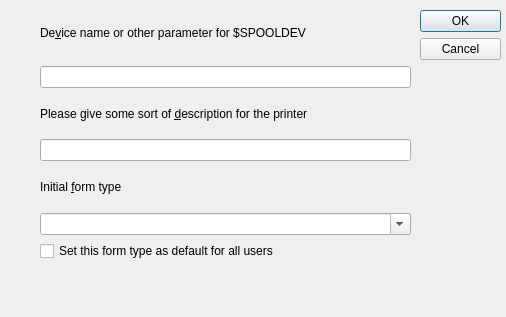
<?xml version="1.0" encoding="UTF-8"?>
<ui version="4.0">
 <class>otherinstdlg</class>
 <widget class="QDialog" name="otherinstdlg">
  <property name="geometry">
   <rect>
    <x>0</x>
    <y>0</y>
    <width>506</width>
    <height>317</height>
   </rect>
  </property>
  <property name="windowTitle">
   <string>Install device 3rd party driver</string>
  </property>
  <widget class="QDialogButtonBox" name="buttonBox">
   <property name="geometry">
    <rect>
     <x>420</x>
     <y>10</y>
     <width>81</width>
     <height>181</height>
    </rect>
   </property>
   <property name="orientation">
    <enum>Qt::Vertical</enum>
   </property>
   <property name="standardButtons">
    <set>QDialogButtonBox::Cancel|QDialogButtonBox::Ok</set>
   </property>
  </widget>
  <widget class="QWidget" name="layoutWidget">
   <property name="geometry">
    <rect>
     <x>40</x>
     <y>20</y>
     <width>371</width>
     <height>241</height>
    </rect>
   </property>
   <layout class="QVBoxLayout" name="verticalLayout">
    <item>
     <widget class="QLabel" name="label">
      <property name="text">
       <string>De&amp;vice name or other parameter for $SPOOLDEV
</string>
      </property>
      <property name="buddy">
       <cstring>devname</cstring>
      </property>
     </widget>
    </item>
    <item>
     <widget class="QLineEdit" name="devname">
      <property name="toolTip">
       <string>This is what will be quoted using $SPOOLDEV and appear in
screen displays as &lt;dev&gt; or [dev] maybe to distinguish
similar printers.</string>
      </property>
      <property name="maxLength">
       <number>29</number>
      </property>
     </widget>
    </item>
    <item>
     <widget class="QLabel" name="label_2">
      <property name="text">
       <string>Please give some sort of &amp;description for the printer</string>
      </property>
      <property name="buddy">
       <cstring>description</cstring>
      </property>
     </widget>
    </item>
    <item>
     <widget class="QLineEdit" name="description">
      <property name="toolTip">
       <string>This should be a helpful description of the printer</string>
      </property>
      <property name="maxLength">
       <number>41</number>
      </property>
     </widget>
    </item>
    <item>
     <widget class="QLabel" name="label_3">
      <property name="text">
       <string>Initial &amp;form type</string>
      </property>
      <property name="buddy">
       <cstring>formtype</cstring>
      </property>
     </widget>
    </item>
    <item>
     <widget class="QComboBox" name="formtype">
      <property name="toolTip">
       <string>Specify the initial form type for the printer</string>
      </property>
      <property name="editable">
       <bool>true</bool>
      </property>
     </widget>
    </item>
    <item>
     <widget class="QCheckBox" name="setdef">
      <property name="toolTip">
       <string>Check here to make this the default form type for all users</string>
      </property>
      <property name="text">
       <string>Set this form type as default for all users</string>
      </property>
     </widget>
    </item>
   </layout>
  </widget>
 </widget>
 <tabstops>
  <tabstop>devname</tabstop>
  <tabstop>description</tabstop>
  <tabstop>formtype</tabstop>
  <tabstop>setdef</tabstop>
  <tabstop>buttonBox</tabstop>
 </tabstops>
 <resources/>
 <connections>
  <connection>
   <sender>buttonBox</sender>
   <signal>accepted()</signal>
   <receiver>otherinstdlg</receiver>
   <slot>accept()</slot>
   <hints>
    <hint type="sourcelabel">
     <x>248</x>
     <y>254</y>
    </hint>
    <hint type="destinationlabel">
     <x>157</x>
     <y>274</y>
    </hint>
   </hints>
  </connection>
  <connection>
   <sender>buttonBox</sender>
   <signal>rejected()</signal>
   <receiver>otherinstdlg</receiver>
   <slot>reject()</slot>
   <hints>
    <hint type="sourcelabel">
     <x>316</x>
     <y>260</y>
    </hint>
    <hint type="destinationlabel">
     <x>286</x>
     <y>274</y>
    </hint>
   </hints>
  </connection>
 </connections>
</ui>
